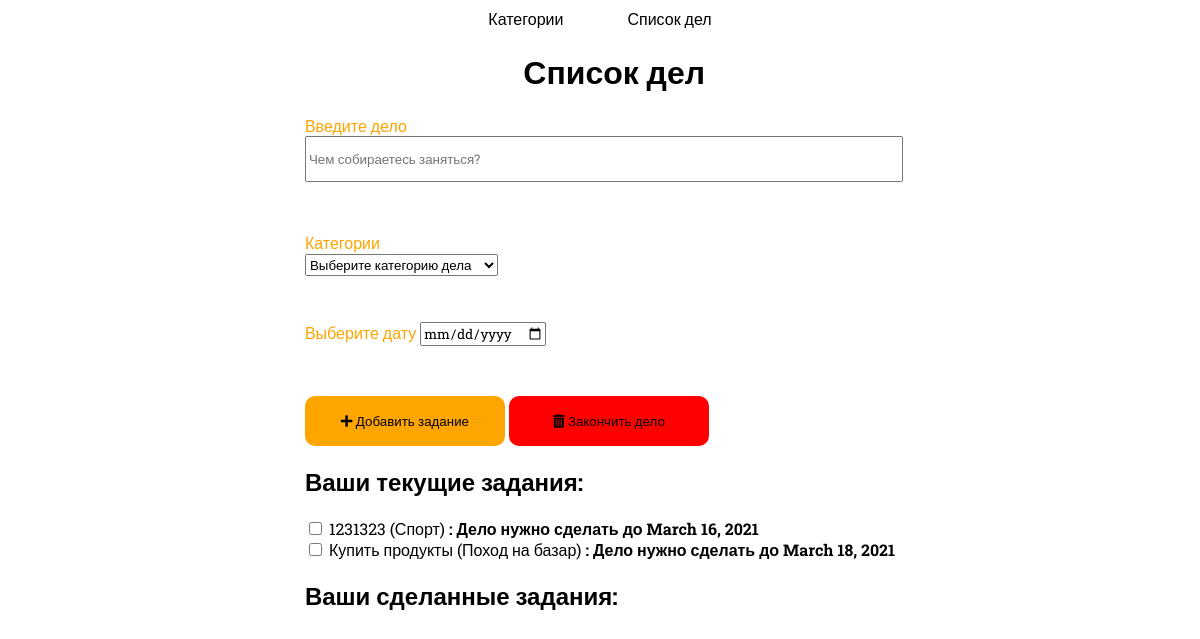
Page /todo/ on the earlier database version.
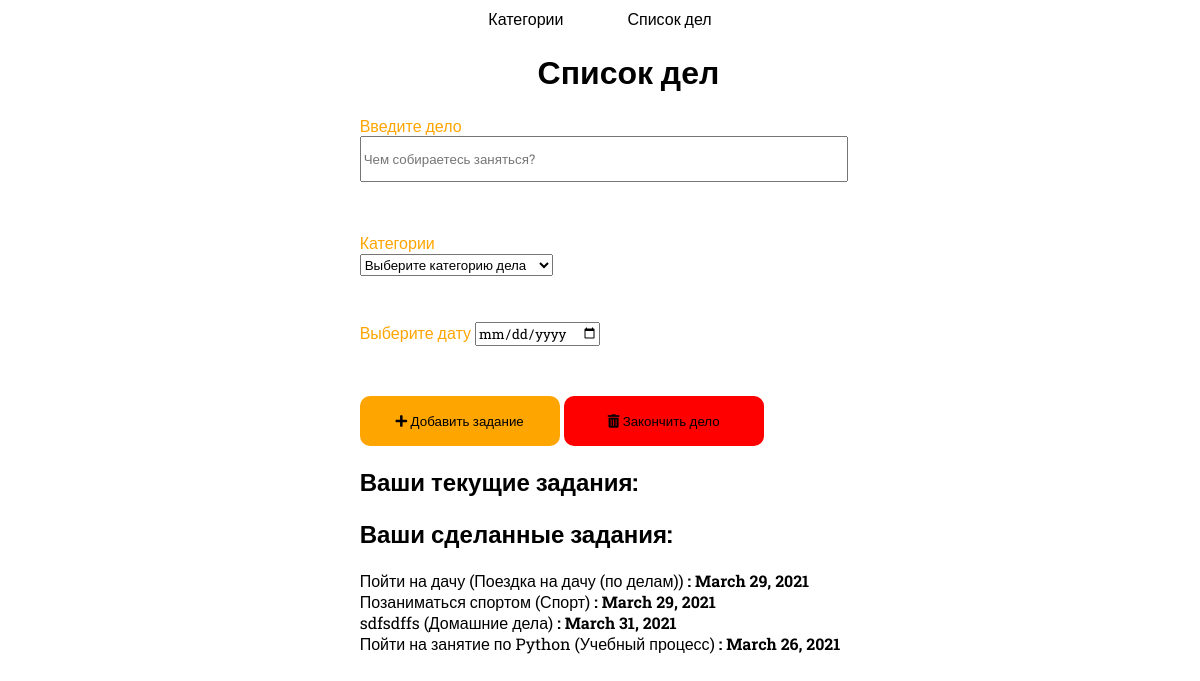
Same page on the later database version.
### todolist/models.py (models this page shows, shortened)
class TodoList(models.Model):
	title = models.CharField(max_length=250)
	content = models.TextField(blank=True) #текстовое поле
	created = models.DateField(default=timezone.now().strftime("%d-%m-%Y")) # дата создания
	due_date = models.DateField(default=timezone.now().strftime("%d-%m-%Y")) #до какой даты нужно было сделать дело
	category = models.ForeignKey(Category, default="general",on_delete=models.PROTECT) # foreignkey с помощью которой мы будем осуществлять связь с таблицей Категорий
	completed = models.BooleanField(default = False)
	class Meta: #используем вспомогательный класс мета для сортировки наших дел
		ordering = ["-created"] #сортировка дел по времени их создания

class Category(models.Model): # Таблица категория которая наследует models.Model
    name = models.CharField(max_length = 100) # varchar. Нам потребуется только имя категории
    class Meta:
    	verbose_name = ("Category") # человекочитаемое имя объекта
    	verbose_name_plural = ("Categories")  # человекочитаемое множественное имя для Категорий
    def __str__(self):
        return self.name  # __str__ применяется для отображения объекта в интерфейсе

### todolist/views.py (the view, shortened to what this page needs)
# urls.py: path('todo/', todo, name = "TodoList"),
def todo(request):
	completed_todos = TodoList.objects.filter(completed = True)
	uncompleted_todos = TodoList.objects.filter(completed = False)
	categories = Category.objects.all()
	return render(request, "todo.html", {"uncompleted_todos": uncompleted_todos, "categories": categories, "completed_todos": completed_todos})

### todolist/templates/todo.html (shortened to what this page needs)
{% extends 'base.html' %}
{% block content %}
{% load static %}
<link rel="stylesheet" href="{% static 'todolist/todo.css' %}">
<div class="container">
  <div class="addcase_block">
      <h1 class="caselist">Список дел</h1>
      <form action="" method="post">
          <div class="field has-text-centered">
              <label for="description" class="label_case">Введите дело</label>
              <div class="control">
               <input type="text" id="description" class="input" placeholder="Чем собираетесь заняться?"
               name="description" required>
           </div>
       </div>
       <div class="columns">
          <div class="column">
              <label for="category" class="label_category">Категории</label>
              <div class="control">
                  <div class="select">
                      <select id="category" class="select" name="category_select" required>
                          <option class="disabled" value="">Выберите категорию дела</option>
                      </select>
                  </div>
              </div>
          </div>
          <div class="column">
              <label for="dueDate">Выберите дату</label>
              <input type="date" id="dueDate" class="input calendar" name="date" required>
          </div>
      </div>
      <div class="column">
          <div class="field">
              <button class="button is-primary" name="Add" type="submit">
                  <span class="icon is-small">
                      <i class="fa fa-plus"></i>
                  </span>
                  <span>Добавить задание</span>
              </button>
              <button class="button is-link" name="Complete" formnovalidate="" type="submit">
                  <span class="icon is-small">
                      <i class="fas fa-trash-alt"></i>
                  </span>
                  <span>
                      Закончить дело
                  </span>
              </button>
          </div>
      </div>
      <div class="todo_list">
        <h2>Ваши текущие задания:</h2>
          {% for todo in uncompleted_todos %}
          <div class="list-item">
              <label class="checkbox">
                  <input type="checkbox" class="checkbox" name="checkedbox" value="{{ todo.id }}">
                  <span class="complete">{{ todo.title }}</span>
              </label>
              <span class=" category-{{todo.category}} has-text-info">({{todo.category.name}})</span>
              <strong class="is-pulled-right">: Дело нужно сделать до
              {{todo.due_date}}</strong>
          </div>
          {% endfor %}
      </div>
      <h2>Ваши сделанные задания:</h2>
      {% for todo in completed_todos %}
      <div class="completed_list">
          <span class="complete">{{ todo.title }}</span>
        <span class=" category-{{todo.category}} has-text-info">({{todo.category.name}})</span>
        <strong class="is-pulled-right">:
              {{todo.due_date}}</strong>
        {% endfor %}
      </div>
  </form>
</div>
</div>
{% endblock %}

### todolist/templates/base.html (shortened to what this page needs)
{% load static %}
<!DOCTYPE html>
<html lang="ru">
<head>
  <link rel="stylesheet" href="{% static 'todolist/base.css' %}">
  <link rel="stylesheet" href="https://pro.fontawesome.com/releases/v5.10.0/css/all.css"/>
</head>
<body>
    <div django-app="TaskManager" class="task_manager">
       <nav class="navbar" role="navigation" aria-label="main navigation">
          <div class="navbar-menu">
           <div class="navbar-start">
               <a class="navbar-item" href="../category">Категории</a>
               <a class="navbar-item" href="../todo">Список дел</a>
           </div>
       </div>
   </nav>
   {% block content %}
   {% endblock %}
</div>
</body>
</html>

### todolist/static/todolist/base.css (style rules this page uses)
* { font-family: "Roboto Slab", sans-serif; }
.navbar { display: flex; justify-content: center; align-items: center; }
.navbar .navbar-item { margin: 10px 30px; }
.navbar .navbar-item { text-decoration: none; color: #000; }

### todolist/static/todolist/todo.css (style rules this page uses)
* { font-family: "Roboto Slab", sans-serif; }
.container { display: flex; justify-content: center; align-items: center; min-height: 11vh; }
.label_case, .label_category { color: orange; }
.caselist { position: relative; left: 37%; }
.column label { color: orange; }
.column:nth-child(1) { width: 100%; margin-bottom: 50px; height: 40px; }
.column:nth-child(2) { margin-bottom: 50px; }
.button.is-primary { background: orange; border: 2px solid orange; width: 200px; height: 50px; border-radius: 10px; }
.button.is-link { background: red; border: 2px solid red; width: 200px; height: 50px; border-radius: 10px; }
input#description.input { width: 100%; height: 40px; }
.field.has-text-centered { margin-bottom: 50px; }

Differences in the rows shown:
removed TodoList: title "1231323", category.name "Спорт", due_date "March 16, 2021", shown under "Ваши текущие задания:"
removed TodoList: title "Купить продукты", category.name "Поход на базар", due_date "March 18, 2021", shown under "Ваши текущие задания:"
added TodoList: title "Пойти на дачу", category.name "Поездка на дачу (по делам)", due_date "March 29, 2021", shown under "Ваши сделанные задания:"
added TodoList: title "Позаниматься спортом", category.name "Спорт", due_date "March 29, 2021", shown under "Ваши сделанные задания:"
added TodoList: title "sdfsdffs", category.name "Домашние дела", due_date "March 31, 2021", shown under "Ваши сделанные задания:"
added TodoList: title "Пойти на занятие по Python", category.name "Учебный процесс", due_date "March 26, 2021", shown under "Ваши сделанные задания:"
